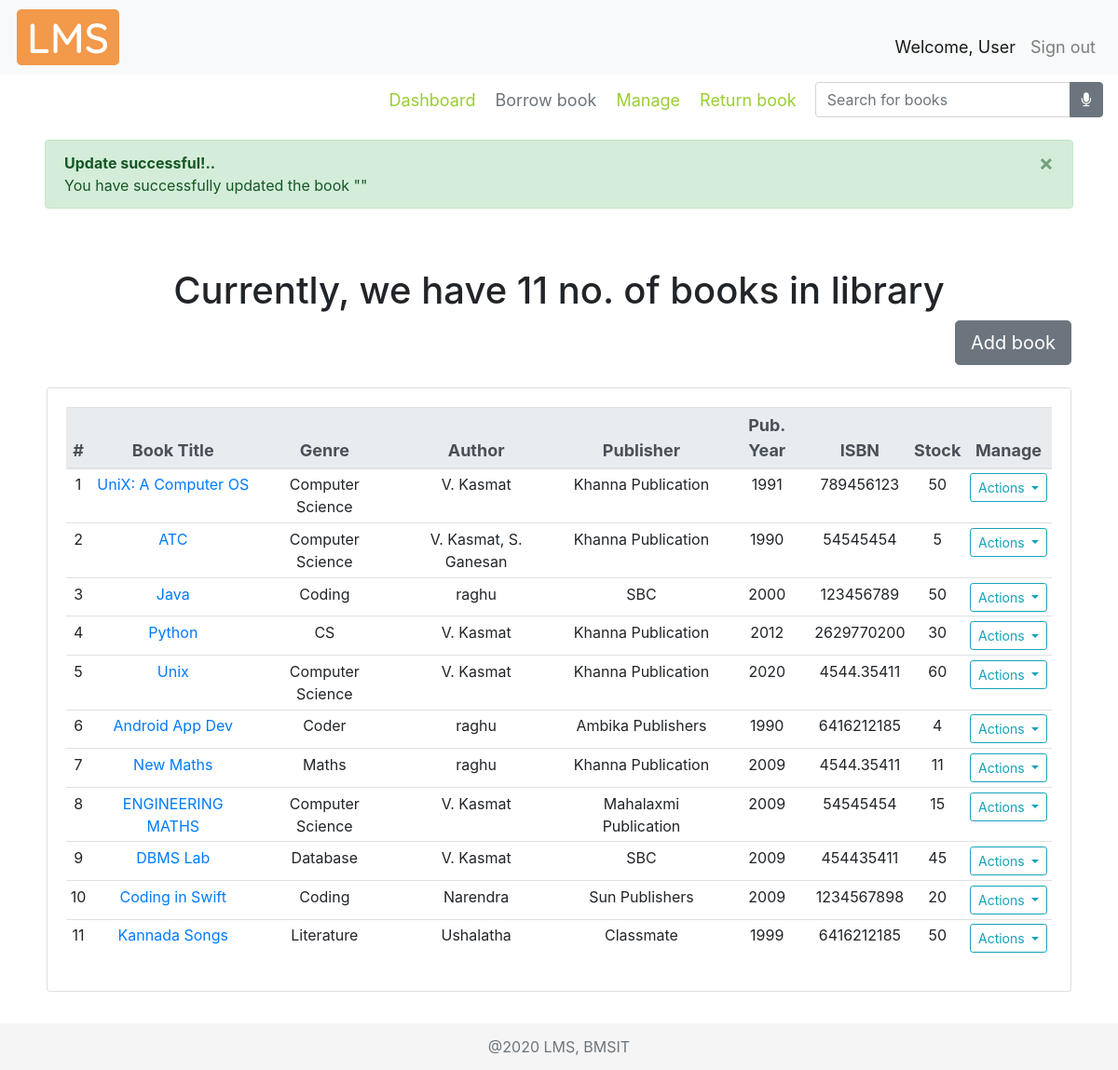
The page /borrowbook/ on the database its author committed.
### libraryApp/models.py (models this page shows, shortened)
class BOOK(models.Model):
    bookTitle = models.CharField(max_length=50)
    genre = models.CharField(max_length=30, null=True)
    pubYear = models.CharField(max_length=4, null=True)
    isbn = models.CharField(max_length=13, null=True)
    librarianID = models.ForeignKey(
        LIBRARIAN, null=True, on_delete=models.SET_NULL)
    pubID = models.ForeignKey(PUBLISHER, null=True, on_delete=models.CASCADE)
    authorID = models.ManyToManyField(AUTHOR)

class AUTHOR(models.Model):
    authorName = models.CharField(max_length=30)
    def __str__(self):
        return self.authorName

class PUBLISHER(models.Model):
    pubName = models.CharField(max_length=30)
    streetAddr = models.CharField(max_length=50)
    district = models.CharField(max_length=20)
    state = models.CharField(max_length=20)
    pinCode = models.CharField(max_length=6)
    phoneNum = models.CharField(max_length=10)

### libraryApp/views.py (the view)
# urls.py: path('borrowbook/', views.borrowBook, name="borrowbook"),
def borrowBook(request):
    borrowBook = 'libraryApp/borrow_book.html'
    books = BOOK.objects.all()
    myFilter = BookFilter(request.GET, queryset=books)
    books = myFilter.qs
    bbActive = True
    booksList = []
    bookCount = BOOK.objects.count()
    for i in books:
        stock = STOCK.objects.filter(bookID__id=i.id).first()
        authors = AUTHOR.objects.filter(book__id=i.id)
        authorList = []
        authorIDList = []
        for a in authors.all():
            if a not in authorList: #loic to check redundancy
                authorList.append(a)
                authorIDList.append(a.id)
        authorString = ', '.join(map(str, authorList))
        booksList.append(tempBook(None, i.bookTitle, i.id, i.genre, i.pubID.id,
                                  i.pubID.pubName, i.pubYear, authorIDList, authorString, i.isbn, stock.bookCopies))
    context = {
        'books': booksList,
        'count': bookCount,
        "myFilter" : myFilter,
        "bbActive" : bbActive
    }
    return render(request, borrowBook, context)

### libraryApp/templates/libraryApp/borrow_book.html (shortened to what this page needs)
{% extends 'libraryApp/main.html' %}
{% load static %}
{% block content %}
<br>
<div class="row text-center booksTable">
    <div class="col-md-12">
        <h1 class="text-center">
            Currently, we have {{count}} no. of books in library
        </h1>
        <div class="row justify-content-end addBookBtn">
            <a href="{% url 'addpublisherdetail' 'Add' %}">
                <button type="button" class="btn btn-secondary btn-lg" data-toggle="tooltip" data-placement="right"
                    title="Click here to add a book">Add book</button>
        </div>
        <br>
        <div class="card card-body">
            <table class="table table-sm table-hover">
                <thead class="thead-light threadText">
                    <tr>
                        <th scope="col">#</th>
                        <th scope="col">Book Title</th>
                        <th scope="col">Genre</th>
                        <th scope="col">Author</th>
                        <th scope="col">Publisher</th>
                        <th scope="col">Pub. Year</th>
                        <th scope="col">ISBN</th>
                        <th scope="col">Stock</th>
                        <th scope="col">Manage</th>
                    </tr>
                </thead>
                {% for i in books %}
                <tr>
                    <td>{{forloop.counter}}</td>
                    <td><a href="{% url 'viewbook' i.bookID %}">{{i.bookTitle}}</a></td>
                    <td>{{i.genre}}</td>
                    <td>{{i.author}}</td>
                    <td>{{i.pubName}}</td>
                    <td>{{i.pubYear}}</td>
                    <td>{{i.isbn}}</td>
                    <td>{{i.stock}}</td>
                    <td>{% include 'libraryApp/book_action_btn.html' with bookID=i.bookID%}
                    </td>
                </tr>
                {% endfor %}
            </table>
        </div>
    </div>
    <br>
</div>
{% endblock %}

### static/css/main.css (style rules this page uses)
html { position: relative; min-height: 100%; }
body { margin-bottom: 60px; background-color: #fff; }
.booksTable { padding: 0 20px; margin: auto; }
.addBookBtn { margin-right: 0px; }

### libraryApp/templates/libraryApp/main.html (style rules this page uses)
.threadText { font-size: 18px; padding: 5px; margin: 5px; }

### rows shown on the page
BOOK: bookTitle "UniX: A Computer OS", genre "Computer Science", pubYear "1991", isbn "789456123"
AUTHOR: author "V. Kasmat" "V. Kasmat" "V. Kasmat" "V. Kasmat" "V. Kasmat"
PUBLISHER: pubName "Khanna Publication" "Khanna Publication" "Khanna Publication" "Khanna Publication" "Khanna Publication"
BOOK: bookTitle "ATC", genre "Computer Science", pubYear "1990", isbn "54545454"
BOOK: bookTitle "Java", genre "Coding", pubYear "2000", isbn "123456789"
AUTHOR: author "raghu" "raghu" "raghu"
PUBLISHER: pubName "SBC" "SBC"
BOOK: bookTitle "Python", genre "CS", pubYear "2012", isbn "2629770200"
BOOK: bookTitle "Unix", genre "Computer Science", pubYear "2020", isbn "4544.35411"
BOOK: bookTitle "Android App Dev", genre "Coder", pubYear "1990", isbn "6416212185"
PUBLISHER: pubName "Ambika Publishers"
BOOK: bookTitle "New Maths", genre "Maths", pubYear "2009", isbn "4544.35411"
BOOK: bookTitle "ENGINEERING MATHS", genre "Computer Science", pubYear "2009", isbn "54545454"
PUBLISHER: pubName "Mahalaxmi Publication"
BOOK: bookTitle "DBMS Lab", genre "Database", pubYear "2009", isbn "454435411"
BOOK: bookTitle "Coding in Swift", genre "Coding", pubYear "2009", isbn "1234567898"
AUTHOR: author "Narendra"
PUBLISHER: pubName "Sun Publishers"
BOOK: bookTitle "Kannada Songs", genre "Literature", pubYear "1999", isbn "6416212185"
AUTHOR: author "Ushalatha"
PUBLISHER: pubName "Classmate"

### other values the page prints
{{ count }} "11"
{{ i.stock }} "50" "5" "50" "30" "60" "4" "11" "15" "45" "20" "50"
{{ i.author }} "V. Kasmat, S. Ganesan"
